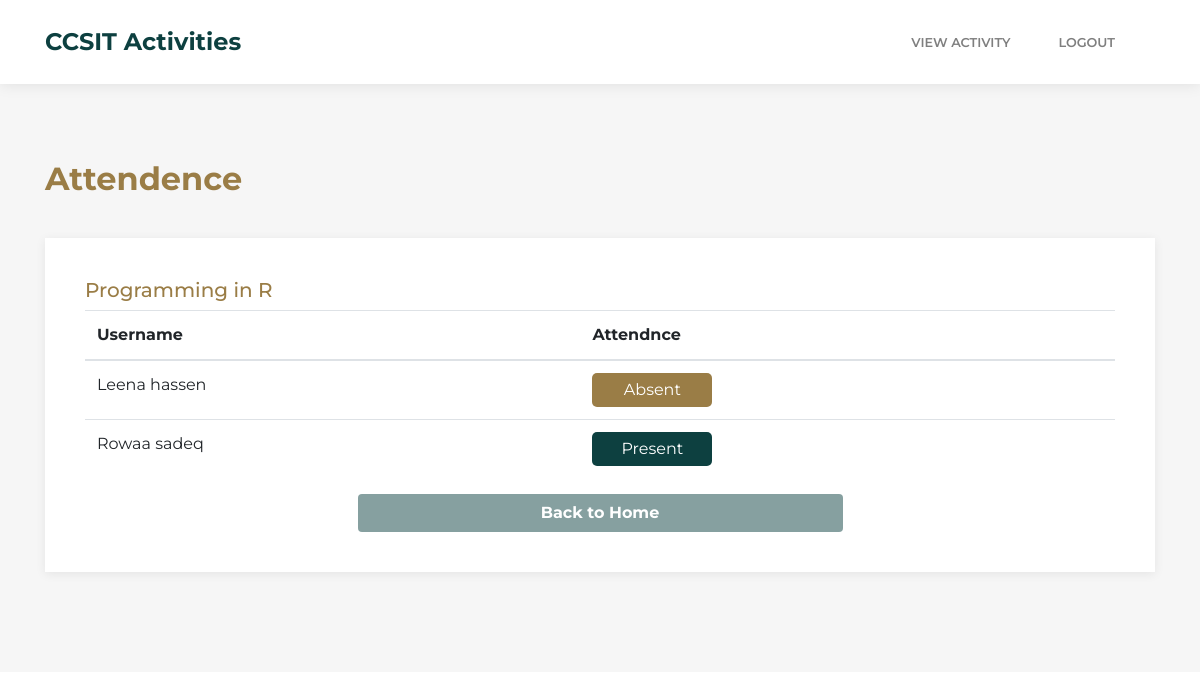
Screenshot of /attendence/12 (signed in) with the database file from the repository.
### tables this page shows
CREATE TABLE "Workshops"
(
	ID INTEGER
		primary key autoincrement,
	OrgName TEXT,
	Title TEXT,
	WDate TEXT,
	SeatsNo INTEGER,
	Location TEXT,
	Image BLOB
, flag int default 0);

CREATE TABLE "Student"
(
	ID TEXT
		primary key,
	Name TEXT,
	Password TEXT,
	Email TEXT
);

### app.py (the view, shortened to what this page needs)
@app.route('/attendence/<id>', methods=["GET", "POST"])
def attendence(id):
    if session['logged_in'] == False:  return redirect(url_for('login'))
    conn = sqlite3.connect("CCSITWorkshop.DB")
    cursor = conn.cursor()
    result = cursor.execute("SELECT * FROM Workshops where ID ='" + id + "'")
    cursor3 = conn.cursor()
    result3 = cursor3.execute("SELECT Name ,ID, attend FROM Student INNER JOIN registration ON registration.S_ID = Student.ID where W_ID ='" + id + "';")
    return render_template('Organizer/attendence.html', rows=result, names=result3)

### templates/Organizer/attendence.html (shortened to what this page needs)
<!DOCTYPE html>
<html>
<head>
    <link rel="stylesheet" href="https://cdnjs.cloudflare.com/ajax/libs/baguettebox.js/1.10.0/baguetteBox.min.css">
    <link rel="stylesheet" href="{{ url_for('static', filename='Organizer/assets/bootstrap/css/bootstrap.min.css') }}">
    <link rel="stylesheet" href="{{ url_for('static', filename='Organizer/assets/css/progress-bars.css') }}">
    <link rel="stylesheet" href="{{ url_for('static', filename='Organizer/assets/css/smoothproducts.css') }}">
</head>
<body>
<nav class="navbar navbar-light navbar-expand-lg fixed-top bg-white clean-navbar">
    <div class="container">
        <a class="navbar-brand logo font-weight-bold" href="/home" style="color: #0d4040;">CCSIT Activities</a>
        <div class="collapse navbar-collapse" id="navcol-1">
            <ul class="nav navbar-nav ml-auto">
                <li class="nav-item" role="presentation"><a class="nav-link" href="/home">VIEW ACTIVITY</a></li>
                <li class="nav-item" role="presentation"><a class="nav-link" href="/logout">Logout</a></li>
            </ul>
        </div>
    </div>
</nav>
{% for row in rows %}
    <main class="page faq-page">
        <section class="clean-block clean-faq dark">
            <div class="container">
                <div class="block-heading">
                    <h2 class=" d-lg-flex justify-content-lg-start font-weight-bold" style="color: #9A7D46; ">Attendence</h2>
                </div>
                <div class="block-content">
                    <div class="row">
                        <div class="col">
                            <h5 style="color: #9A7D46;">{{ row[2] }}</h5>
                        </div>
                        <div class="col">
                        </div>
                    </div>
                    <div class="table-responsive">
                        <table class="table">
                            <thead>
                            <tr>
                                <th>Username</th>
                                <th>Attendnce</th>
                            </tr>
                            </thead>
                            <tbody>
                            <form id="formname" method="post">
                                {% for row in names %}
                                    <form method="post">
                                        <tr>
                                            <td>
                                                {{ row[0] }}
                                            </td>
                                            {% if row[2] == 1 %}
                                                <td>
                                                    <button name="studentID" id="studentID" style="background-color: #0D4040;  color:#ffffff" type="submit">Present</button>
                                                </td>
                                            {% else %}
                                                <td>
                                                    <button name="studentID" id="studentID" style="background-color: #9A7D46;  color:#ffffff" type="submit">Absent</button>
                                                </td>
                                            {% endif %}
                                        </tr>
                                    </form>
                                {% endfor %}
                            </form>
                            </tbody>
                        </table>
                    </div>
                    <div class="container">
                        <div class="row justify-content-center">
                            <div class="col-12 col-md-6">
                                <a class="btn font-weight-bold  btn-block" href="/home" style="background-color:#86a0a0; color:#FFFFFF ">Back to Home</a>
                            </div>
                        </div>
                    </div>
                </div>
            </div>
        </section>
    </main>
{% endfor %}
</body>
</html>

### static/Organizer/assets/css/progress-bars.css (style rules this page uses)
button { background: #0D4040; border: none; padding: 5px 10px; color: whitesmoke; width: 120px; border-radius: 5px; transition: all .3s ease-in; }

### static/Organizer/assets/css/smoothproducts.css (style rules this page uses)
html, body { height: 100%; width: 100%; }

### rows the page displays
Workshops: Title "Programming in R"
Student: Name "Leena hassen"
Student: Name "Rowaa sadeq"
